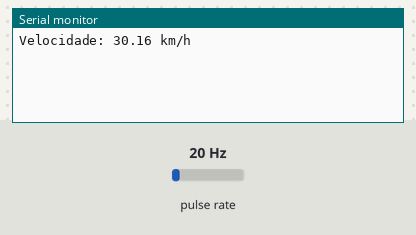
This sketch was run on a simulated Arduino Mega 2560, built with avr-gcc and run on an emulated ATmega2560. Shown: the last lines printed to the serial monitor. Wiring (inferred from the names in the program): pulse sensor: data pin 3. Inputs (shaded band) come from the test bench; at power-on: pulse rate 20 Hz.

Above: at 1.2 s.
1.3 s: pulse rate (sensor on pin 3) set to 4 Hz
At 2.4 s:
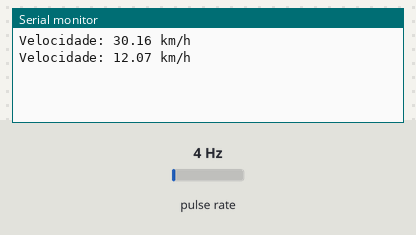
2.8 s: pulse rate (sensor on pin 3) set to 50 Hz
At 3.8 s:
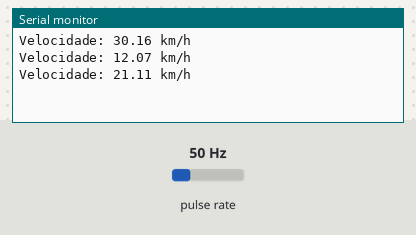
Timing chart, 0 to 5.8 s (numbered marks = the images above; inputs shaded):
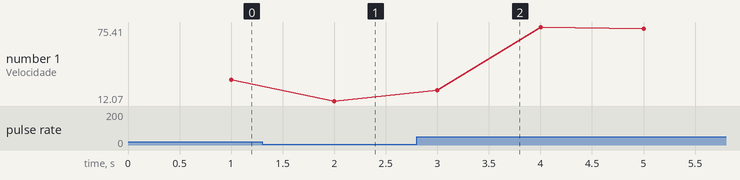

Measured:
- after the input at 1.3 s, the serial monitor: prints a new line after 0.70 s (image 1)
- after the input at 2.8 s, the serial monitor: prints a new line after 0.20 s (image 2)
- plotted number 1: 30.16 → 12.07 after the input at 1.3 s, 12.07 → 73.9 after the input at 2.8 s

The sketch:

SensorDeInducao.ino
```cpp
const int sensorPin = 3;  // Pino do sensor
//o sensorPin pode ser alterado para qualquer um dos pinos digitais do Arduino Mega que suportem interrupções externas
/*
Pino 2 → digitalPinToInterrupt(2)
Pino 3 → digitalPinToInterrupt(3)
Pino 18 → digitalPinToInterrupt(18)
Pino 19 → digitalPinToInterrupt(19)
Pino 20 → digitalPinToInterrupt(20)
Pino 21 → digitalPinToInterrupt(21)
*/
volatile int pulseCount = 0;  // Contador de pulsos
unsigned long lastTime = 0;  // Último tempo medido
float speed = 0.0;  // Velocidade em m/s

void setup() {
    Serial.begin(9600);  // Inicializa a comunicação serial a 9600 bps
    pinMode(sensorPin, INPUT);  // Configura o pino do sensor como entrada
    attachInterrupt(digitalPinToInterrupt(sensorPin), countPulse, RISING);  // Configura interrupção para contar pulsos
}

void loop() {
    unsigned long currentTime = millis();  // Obtém o tempo atual em milissegundos

    // A cada 1000 ms (1 segundo), calcule a velocidade
    if (currentTime - lastTime >= 1000) {
        // Cálculo da distância percorrida em metros
        float distance = (pulseCount / 4.0) * (PI * (21 * 0.0254));  // Atualiza para 1.675 metros
        speed = distance;  // Velocidade em m/s

        // Conversão de m/s para km/h
        speed = speed * 3.6; // km/h

        Serial.print("Velocidade: ");
        Serial.print(speed);
        Serial.println(" km/h");  // Imprime a velocidade no monitor serial

        // Resetar contadores
        pulseCount = 0;  // Reseta o contador de pulsos
        lastTime = currentTime;  // Atualiza o último tempo
    }
}

void countPulse() {
    pulseCount++;  // Incrementa o contador de pulsos
}
```
